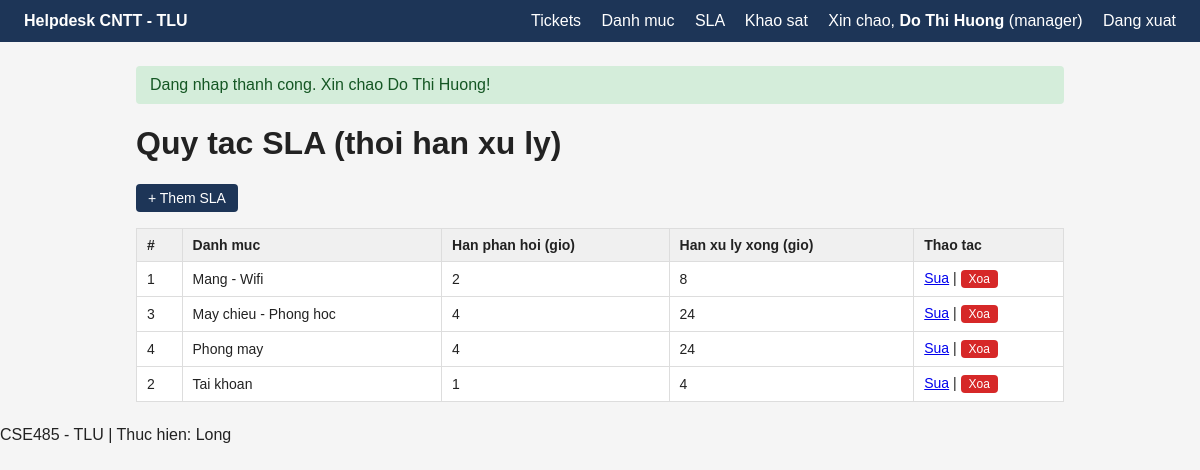
The app's page /modules/sla/list.php (signed in) with its own data.
### tables this page shows
CREATE TABLE sla_rules (
    id INT AUTO_INCREMENT PRIMARY KEY,
    category_id INT NOT NULL UNIQUE,
    response_hours INT NOT NULL DEFAULT 4,
    resolve_hours INT NOT NULL DEFAULT 24,
    CONSTRAINT fk_sla_category
        FOREIGN KEY (category_id) REFERENCES ticket_categories(id)
        ON DELETE CASCADE
);

CREATE TABLE ticket_categories (
    id INT AUTO_INCREMENT PRIMARY KEY,
    name VARCHAR(100) NOT NULL UNIQUE,
    description VARCHAR(255) DEFAULT NULL,
    created_at DATETIME DEFAULT CURRENT_TIMESTAMP
);

### includes/functions.php (called while the page is built, shortened)
<?php
function e($str) {
    return htmlspecialchars($str ?? '', ENT_QUOTES, 'UTF-8');
}

### modules/sla/list.php (the view, shortened to what this page needs)
<?php
require_once __DIR__ . '/../../config/db.php';
$sql = "SELECT s.id, s.response_hours, s.resolve_hours, c.id AS category_id, c.name AS category_name
        FROM sla_rules s
        JOIN ticket_categories c ON c.id = s.category_id
        ORDER BY c.name ASC";
$result = mysqli_query($conn, $sql);
require_once __DIR__ . '/../../includes/header.php';
?>
<h1>Quy tac SLA (thoi han xu ly)</h1>
<p><a class="btn" href="create.php">+ Them SLA</a></p>
<table>
    <tr>
        <th>#</th>
        <th>Danh muc</th>
        <th>Han phan hoi (gio)</th>
        <th>Han xu ly xong (gio)</th>
        <th>Thao tac</th>
    </tr>
    <?php while ($row = mysqli_fetch_assoc($result)): ?>
    <tr>
        <td><?= e($row['id']) ?></td>
        <td><?= e($row['category_name']) ?></td>
        <td><?= e($row['response_hours']) ?></td>
        <td><?= e($row['resolve_hours']) ?></td>
        <td>
            <a href="edit.php?id=<?= (int)$row['id'] ?>">Sua</a> |
            <form method="POST" action="delete.php" style="display:inline"
                  onsubmit="return confirm('Xoa quy tac SLA nay?');">
                <button type="submit" class="btn btn-danger"
                        style="padding:2px 8px;font-size:12px;">Xoa</button>
            </form>
        </td>
    </tr>
    <?php endwhile; ?>
</table>
<?php require_once __DIR__ . '/../../includes/footer.php'; ?>

### public/assets/css/style.css (style rules this page uses)
* { box-sizing: border-box; }
body { font-family: Arial, sans-serif; margin: 0; background: #f5f5f5; color: #222; }
table { width: 100%; border-collapse: collapse; background: #fff; }
th, td { border: 1px solid #ddd; padding: 8px 10px; text-align: left; font-size: 14px; }
th { background: #f0f0f0; }
.btn { display: inline-block; padding: 6px 12px; background: #1d3557; color: #fff; text-decoration: none; border-radius: 4px; border: none; cursor: pointer; font-size: 14px; }
.btn-danger { background: #d62828; }

### records on screen
sla_rules: id "1", category.name "Mang - Wifi", response_hours "2", resolve_hours "8"
sla_rules: id "3", category.name "May chieu - Phong hoc", response_hours "4", resolve_hours "24"
sla_rules: id "4", category.name "Phong may", response_hours "4", resolve_hours "24"
sla_rules: id "2", category.name "Tai khoan", response_hours "1", resolve_hours "4"

### other values on screen
$_SESSION['user_name'] "Do Thi Huong"
$_SESSION['user_role'] "manager"
$flash['message'] "Dang nhap thanh cong. Xin chao Do Thi Huong!"
